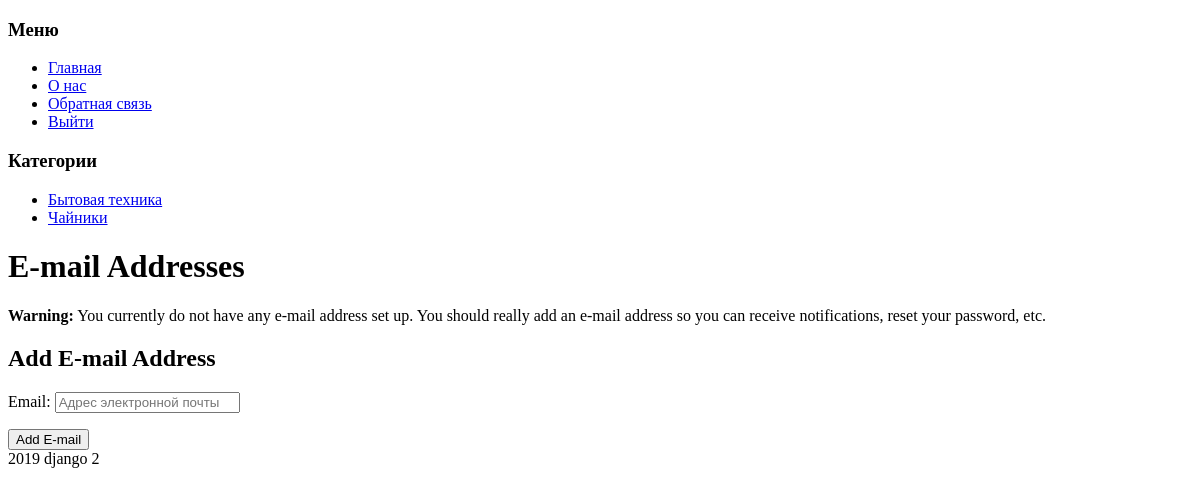
The page /accounts/email/ (signed in) on the database as committed earlier.
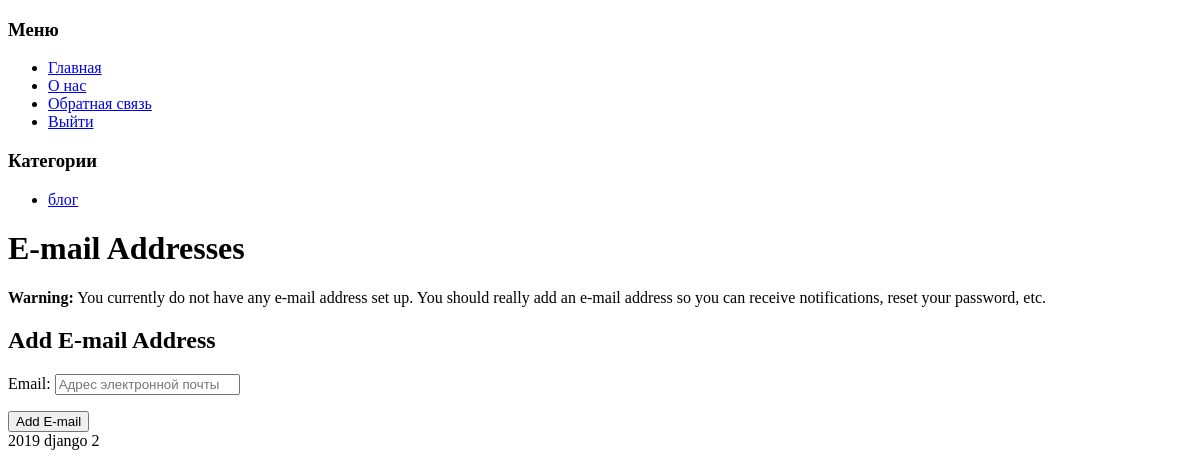
The same page on the database as committed later.
### blog/models.py (models this page shows, shortened)
class Category(MPTTModel):
    name = models.CharField("Название", max_length=150)
    slug = models.SlugField("url", max_length=160)
    active = models.BooleanField("Опубликовать", default=True)
    parent = TreeForeignKey('self', on_delete=models.SET_NULL, null=True, blank=True, related_name='children')
    class Meta:
        verbose_name = "Категория"
        verbose_name_plural = "Категории"

### blog/context_processors.py (called while the page is built)
def category_list(request):
    return {"list_category": Category.objects.all()}

### templates/account/email.html (shortened to what this page needs)
{% extends "account/base.html" %}
{% load i18n %}
{% block content %}
    <h1>{% trans "E-mail Addresses" %}</h1>
{% if user.emailaddress_set.all %}
<p>{% trans 'The following e-mail addresses are associated with your account:' %}</p>
<form action="{% url 'account_email' %}" class="email_list" method="post">
{% csrf_token %}
<fieldset class="blockLabels">
  {% for emailaddress in user.emailaddress_set.all %}
<div class="ctrlHolder">
      <label for="email_radio_{{forloop.counter}}" class="{% if emailaddress.primary %}primary_email{%endif%}">
      <input id="email_radio_{{forloop.counter}}" type="radio" name="email" {% if emailaddress.primary or user.emailaddress_set.count == 1 %}checked="checked"{%endif %} value="{{emailaddress.email}}"/>
{{ emailaddress.email }}
    {% if emailaddress.verified %}
    <span class="verified">{% trans "Verified" %}</span>
    {% else %}
    <span class="unverified">{% trans "Unverified" %}</span>
    {% endif %}
      {% if emailaddress.primary %}<span class="primary">{% trans "Primary" %}</span>{% endif %}
</label>
</div>
  {% endfor %}
<div class="buttonHolder">
      <button class="secondaryAction" type="submit" name="action_primary" >{% trans 'Make Primary' %}</button>
      <button class="secondaryAction" type="submit" name="action_send" >{% trans 'Re-send Verification' %}</button>
      <button class="primaryAction" type="submit" name="action_remove" >{% trans 'Remove' %}</button>
</div>
</fieldset>
</form>
{% else %}
<p><strong>{% trans 'Warning:'%}</strong> {% trans "You currently do not have any e-mail address set up. You should really add an e-mail address so you can receive notifications, reset your password, etc." %}</p>
{% endif %}
    <h2>{% trans "Add E-mail Address" %}</h2>
    <form method="post" action="{% url 'account_email' %}" class="add_email">
        {{ form.as_p }}
        <button name="action_add" type="submit">{% trans "Add E-mail" %}</button>
    </form>
{% endblock %}

### templates/include/category.html
<h3>Категории</h3>
<ul>
    {% for category in list_category %}
        <li><a href='/'>{{ category.name }}</a></li>
    {% endfor %}
</ul>

Rows that differ between the two databases and show on the page:
removed Category: name "Чайники"
changed Category: name "Бытовая техника" → "блог"
